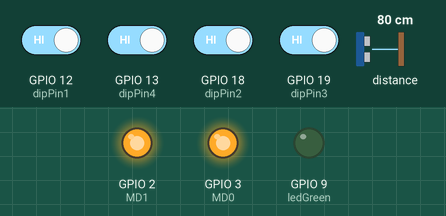
This sketch was run on a simulated ESP32-S3. On the bench: output pins drawn as LEDs (lit = HIGH). The inputs (shaded band) are chosen by the test bench; at power-on: GPIO 12 (dipPin1), GPIO 13 (dipPin4), GPIO 18 (dipPin2), GPIO 19 (dipPin3) HIGH, distance to the obstacle 80 cm. The local clock reads 2024-03-15 10:24:30 at power-on unless the sketch sets it; what the sketch prints to the serial monitor is not drawn. At 1.1 s the program puts the board to deep sleep or switches it off; the recording ends there.

Above: at 0.43 s.
Timing chart, 0 to 1.1 s (numbered marks = the images above):
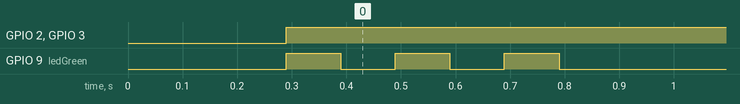

The sketch:

v2_EN_LuatosESP32C3_AS32_v1.3.ino
```cpp
// ESP32 Lora E32 End Node
#include "VL53L0X.h"
#include "MyLoraAS32.h"
#include "internalRTC.h"
#include "Firmware.h"

// Firmware version
int bootCount = 0;
int ledGreen = 9;

// Ctrl pin to turn power off for Sensor and Lora
uint8_t readVoltagePin = 8;
const int masterAddress = 0x02;      // Gateway Prototpye 2
// const int localAddress = 0x05;       // End node Address

// uint8_t startTimeSec=0;
// uint8_t endTimeSec=30;

/*Print the reason by which ESP32 has been awaken from sleep*/
void print_wakeup_reason(){
  esp_sleep_wakeup_cause_t wakeup_reason;
  wakeup_reason = esp_sleep_get_wakeup_cause();
  switch(wakeup_reason){
    case ESP_SLEEP_WAKEUP_EXT0 : Serial.println("Wakeup caused by external signal using RTC_IO"); break;
    case ESP_SLEEP_WAKEUP_EXT1 : Serial.println("Wakeup caused by external signal using RTC_CNTL"); break;
    case ESP_SLEEP_WAKEUP_TIMER : Serial.println("Wakeup caused by timer"); break;
    case ESP_SLEEP_WAKEUP_TOUCHPAD : Serial.println("Wakeup caused by touchpad"); break;
    case ESP_SLEEP_WAKEUP_ULP : Serial.println("Wakeup caused by ULP program"); break;
    default : Serial.printf("Wakeup was not caused by deep sleep: %d\n",wakeup_reason); break;
  }
}

// ================================== MAIN PROGRAM ==================================
// For this code, ESP will only wake up -> Send MSG to Master -> then sleep again
// ==================================================================================

void setup(){
  Serial.begin(115200);

  rtcSetup();
  Serial.println("########################################################################################################");
  Serial.println("############################ MSG ID: "+String(bootCount)+"| "+getDateRTC()+" ############################");
  Serial.println("########################################################################################################");
  print_wakeup_reason(); // Print the wakeup reason for ESP32
  esp_sleep_enable_timer_wakeup(TIME_TO_SLEEP * uS_TO_S_FACTOR); // Set time sleep
  // Serial.println("Setup ESP32 to sleep for every " + String(TIME_TO_SLEEP) + " Seconds");

  // slave_send_data_schedule(1, 30, localAddress);
  slave_send_data();

  // ============================ Start sleeping  ============================
  ++bootCount; // Increment boot number and print it every reboot
  // saveTimeRTC();


  Serial.println("Going to sleep now");
  Serial.println("########################################################################################################\n\n\n");
  Serial.flush();
  esp_deep_sleep_start();
}

// void slave_send_data_schedule(int startSec, int endSec, int SlaveID){
//   Serial.println("Condition: "+String(startSec*(localAddress-1))+"| "+String(endSec*(localAddress-1)) );

//   if(startSec*(localAddress-1) < secondRTC && secondRTC < endSec*(localAddress-1)){
//     slave_send_data();
//   }
// }

void slave_send_data(){
  /* ============================ SETUP ============================ */
  Serial.println("---- SETUP ----");
  pinMode(ledGreen, OUTPUT);
  // pinMode(VL53_GND, OUTPUT);
  // digitalWrite(VL53_GND, 1);
  // ============================ <Read value and sending msg to Master Node> ============================
  // -- Distance Sensor --
  VL53L0X_Setup();
  int VL53Val = readVL53L0X();
  Serial.println("1.Distance Sensor Value: "+String(VL53Val));

  // -- 2. Read Voltage --
  int vol = analogRead(readVoltagePin);
  float calcVol = ((((float)vol*3.3)/4096)*2)+0.3;
  Serial.println("2.Voltage Value: "+String(calcVol));

  // -- Mac Address --
  String MACaddress = getMyMacAddress();
  // -- EndNode ID --
  byte localAddress = getEndNodeAddress();

  // -- 3. Lora --
  // Turn on power for Lora
  Serial.println("[3. Lora]");
  AS32Setup();
  delay(20);
  // ============================================== Endnode PACKAGE ==============================================
  // MSG Content: "MSGID(1), binID(2), VL53L0X Value(3), Voltage Value(4), Mac Address(5), FirmWare Version(6), reserved1(7), reserved2(8)"
  String MsgToMaster = String(bootCount)+ ","+String(localAddress)+"," +String(VL53Val)+"," +String(calcVol)+","
                          +MACaddress+"," +FirmWareVersion+"," +/*future2*/"," /*future3*/;
  AS32SendMessage(masterAddress, localAddress, MsgToMaster);
  delay(200);
  AS32Sleep();
  // Blink n times
  for (int i=0; i<3; i++) {
    digitalWrite(ledGreen, HIGH);
    delay(100);
    digitalWrite(ledGreen, LOW);
    delay(100);
  }
  Serial.println("MsgToMaster: "+MsgToMaster);
  delay(200);
}

void loop(){}
//<<<<<<<<<<<<<<<<<<<<<<<<<<<<<<<<<<<<<<<<<<<<<<<<<<<<<<<<<<<<<<<<<<<<<<<<<<<<<<<<<<<<<<<<< 
```

Firmware.cpp
```cpp
#include "Firmware.h"

int dipPin1 = 12;
int dipPin2 = 18;
int dipPin3 = 19;
int dipPin4 = 13;
int endNodeAddress;

String getMyMacAddress(){
  // Serial.print("ESP Board MAC Address:  ");
  String macAdress = WiFi.macAddress();
  return macAdress;
}

int getEndNodeAddress(){
  pinMode(dipPin1, INPUT_PULLUP);
  pinMode(dipPin2, INPUT_PULLUP);
  pinMode(dipPin3, INPUT_PULLUP);
  pinMode(dipPin4, INPUT_PULLUP);

  byte statePin1 = digitalRead(dipPin1);
  byte statePin2 = digitalRead(dipPin2);
  byte statePin3 = digitalRead(dipPin3);
  byte statePin4 = digitalRead(dipPin4);

  endNodeAddress = 8*statePin1 + 4*statePin2 + 2*statePin3 + 1*statePin4;

  Serial.println("statePin1: "+String(statePin1));
  Serial.println("statePin2: "+String(statePin2));
  Serial.println("statePin3: "+String(statePin3));
  Serial.println("statePin4: "+String(statePin4));
  Serial.println("endNodeAddress: "+String(endNodeAddress));

  return endNodeAddress;
}
```

Firmware.h
```cpp
#ifndef __MyFirmWare_H__
#define __MyFirmWare_H__

#ifdef ESP32
  #include <WiFi.h>
#else
  #include <ESP8266WiFi.h>
#endif

#include <Arduino.h>

// Firmware version
const String FirmWareVersion = "v3";

String getMyMacAddress();
int getEndNodeAddress(); // Using DIP Switch

#endif
```

MyLoraAS32.cpp
```cpp
#include "MyLoraAS32.h"
#include "internalRTC.h"

EspSoftwareSerial::UART Serial3;

void AS32Setup(){
  pinMode(MD0, OUTPUT);
  pinMode(MD1, OUTPUT);
  digitalWrite(MD0, 0);
  digitalWrite(MD1, 0);

  Serial3.begin(9600, SWSERIAL_8N1, MYPORT_RX, MYPORT_TX, false);
  if (!Serial3) { // If the object did not initialize, then its configuration is invalid
    Serial.println("Invalid EspSoftwareSerial pin configuration, check config");
    while (1) { // Don't continue with invalid configuration
      delay (1000);
   }
  }else{
    Serial.println("OK EspSoftwareSerial");
  }
}

// ============================================= Endnode PACKAGE =============================================
// Structure: (0)"*,"| (1)masterAddress| (2)localAddress| (3)msgID| (4)msg Content Length| (5)msg Content
// MSG Content: "MSGID(1), binID(2), VL53L0X Value(3), Voltage Value(4), Mac Address(5), FirmWare Version(6), reserved1(7), reserved2(8)"

void AS32SendMessage(byte master_Address, byte local_Address, String msgContent){
  String toMaster = "*," +String(master_Address)+"," +String(local_Address)+"," +String(msgContent.length())+"," +String(msgContent)+"#";
  Serial3.print(toMaster);
}

void AS32Sleep(){
  digitalWrite(MD0, 1);
  digitalWrite(MD1, 1);
}
```

MyLoraAS32.h
```cpp
#ifndef __MyLoraAS32_H__
#define __MyLoraAS32_H__

#include <SoftwareSerial.h>
#include <Arduino.h>

#define MYPORT_TX 0
#define MYPORT_RX 1

#define MD0 3
#define MD1 2

void AS32Setup();
void AS32Sleep();
void AS32SendMessage(byte master_Address, byte local_Address, String msgContent);

#endif
```

VL53L0X.cpp
```cpp
#include "VL53L0X.h"

// -- Defines variables --
VL53L0X sensor;
float distance;

void VL53L0X_Setup(){
  // -- Init --
  Serial.println("VL53L0X_Setup");
  Wire.begin(SDApin,SCLpin);
  sensor.init();
  sensor.setTimeout(500);
  sensor.startContinuous();
}

// ---------------------------- Read SR04 Sensor Value and Calculate distance ----------------------------
int readVL53L0X(){
  int distance = sensor.readRangeSingleMillimeters();
  int distance_cm = distance/10;
  if (sensor.timeoutOccurred()) { Serial.print("VL53L0X TIMEOUT"); }
  return distance_cm;
}
```

VL53L0X.h
```cpp
#ifndef __VL53L0X_H__
#define __VL53L0X_H__

#include <Arduino.h>
#include <Wire.h>
#include <VL53L0X.h>

#define SDApin 4
#define SCLpin 5

void VL53L0X_Setup();
int readVL53L0X();

#endif
```

internalRTC.cpp
```cpp
#include "internalRTC.h"

int secondRTC = 0;
int minuteRTC = 0;
int hourRTC = 0;
int dayRTC = 0;
int monthRTC = 0;
int yearRTC = 0;

String dateRTC;
ESP32Time rtc(0);  // offset in seconds GMT+1

void rtcSetup(){
  if(bootCount==0){
    rtc.setTime(0, 0, 23, 10, 11, 2023);  // 17th Jan 2021 15:24:30
  }
  else{
    secondRTC = secondRTC+TIME_TO_SLEEP;
    rtc.setTime(secondRTC, minuteRTC, hourRTC, dayRTC, monthRTC, yearRTC);  // 17th Jan 2021 15:24:30
  }
  // Serial.println("\n\n#################################################");
  // Serial.println(rtc.getTime("%A, %B %d %Y %H:%M:%S"));
}

void saveTimeRTC(){ //save time before go to sleep
  secondRTC = rtc.getSecond();
  minuteRTC = rtc.getMinute();
  hourRTC = rtc.getHour(true);
  dayRTC = rtc.getDay();
  monthRTC = rtc.getMonth()+1;
  yearRTC = rtc.getYear();

  Serial.print("\nSecond: " +String(secondRTC));
  Serial.print("| minute: " +String(minuteRTC));
  Serial.print("| hour: " +String(hourRTC));
  Serial.print("| day: " +String(dayRTC));
  Serial.print("| month: " +String(monthRTC));
  Serial.println("| year: " +String(yearRTC));
}


String getDateRTC(){
  return rtc.getTime("%A, %B %d %Y %H:%M:%S");
}

//  Serial.println(rtc.getTime());          //  (String) 15:24:38
//  Serial.println(rtc.getDate());          //  (String) Sun, Jan 17 2021
//  Serial.println(rtc.getDate(true));      //  (String) Sunday, January 17 2021
//  Serial.println(rtc.getDateTime());      //  (String) Sun, Jan 17 2021 15:24:38
//  Serial.println(rtc.getDateTime(true));  //  (String) Sunday, January 17 2021 15:24:38
//  Serial.println(rtc.getTimeDate());      //  (String) 15:24:38 Sun, Jan 17 2021
//  Serial.println(rtc.getTimeDate(true));  //  (String) 15:24:38 Sunday, January 17 2021
//
//  Serial.println(rtc.getMicros());        //  (long)    723546
//  Serial.println(rtc.getMillis());        //  (long)    723
//  Serial.println(rtc.getEpoch());         //  (long)    1609459200
//  Serial.println(rtc.getSecond());        //  (int)     38    (0-59)
//  Serial.println(rtc.getMinute());        //  (int)     24    (0-59)
//  Serial.println(rtc.getHour());          //  (int)     3     (0-12)
//  Serial.println(rtc.getHour(true));      //  (int)     15    (0-23)
//  Serial.println(rtc.getAmPm());          //  (String)  pm
//  Serial.println(rtc.getAmPm(true));      //  (String)  PM
//  Serial.println(rtc.getDay());           //  (int)     17    (1-31)
//  Serial.println(rtc.getDayofWeek());     //  (int)     0     (0-6)
//  Serial.println(rtc.getDayofYear());     //  (int)     16    (0-365)
//  Serial.println(rtc.getMonth());         //  (int)     0     (0-11)
//  Serial.println(rtc.getYear());          //  (int)     2021
```

internalRTC.h
```cpp
#ifndef __internalRTC_H__
#define __internalRTC_H__

#include <ESP32Time.h>

/* ---------------- Sleep time ----------------*/
#define uS_TO_S_FACTOR 1000000ULL  /* Conversion factor for micro seconds to seconds */
#define TIME_TO_SLEEP 5          /* Time ESP32 will go to sleep (in seconds) */

RTC_DATA_ATTR extern int bootCount; // MSG ID, reset after ESP is reset


/* ---------------- RTC ----------------*/

RTC_DATA_ATTR extern int secondRTC;
RTC_DATA_ATTR extern int minuteRTC;
RTC_DATA_ATTR extern int hourRTC;
RTC_DATA_ATTR extern int dayRTC;
RTC_DATA_ATTR extern int monthRTC;
RTC_DATA_ATTR extern int yearRTC;

void rtcSetup();
void saveTimeRTC();

String getDateRTC();

#endif
```

Measured:
- by itself, GPIO 2 (MD1), GPIO 3 (MD0): LOW → HIGH at 0.29 s
- by itself, GPIO 9 (ledGreen): alternates HIGH for 0.10 s and LOW for 0.10 s
